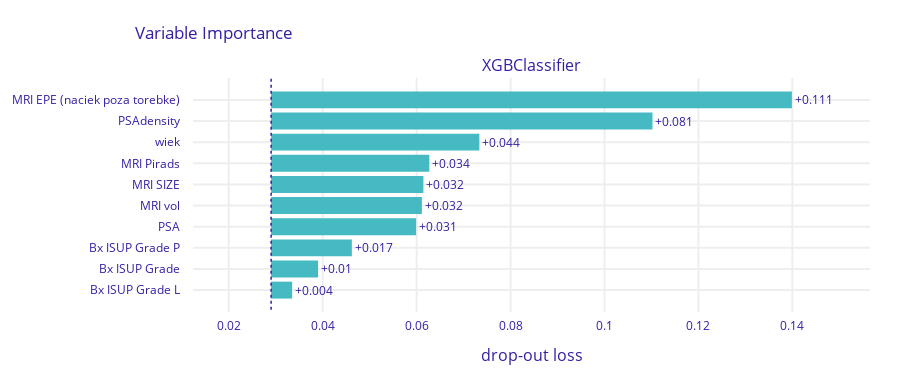

The notebook cell saved with this chart:
### Code cell
numerical_cols = ['wiek', 'PSA', 'PSAdensity', 'MRI vol', 'MRI SIZE']
categorical_cols = ['MRI EPE (naciek poza torebke)', 'MRI Pirads', 'MRI EPE L', 'MRI EPE P', 'MRI SVI (pecherzyki)', 'MRI SVI L', 'MRI SVI P','Bx ISUP Grade P', 'Bx ISUP Grade L', 'Bx ISUP Grade']

X = df[numerical_cols + categorical_cols]
y = df['EPE micro']
hyperparams = {'colsample_bytree': 1.0, 'gamma': 0.1, 'learning_rate': 0.05, 'max_depth': 3, 'n_estimators': 200, 'subsample': 0.8}

model = XGBClassifier(random_state=2, **hyperparams)

y_true, y_pred, y_pred_probs, false_positive_rate, true_positive_rate, total_roc_auc, trained_model = train_and_evaluate_model(model, X, y, numerical_cols, categorical_cols, n_folds=5)
plot_roc(false_positive_rate, true_positive_rate, total_roc_auc)
plot_confusion_matrix(y_true, y_pred)
plot_feature_importances(trained_model, X, y)
plot_discrimination_threshold(model, X, y)

### Figure 1 — Plotly figure (JSON) as saved in the notebook; plotly's stock layout.template omitted (floating-point values rounded to 4 significant figures)
{"data": [{"base": 0.02902, "hoverinfo": "text", "hoverlabel": {"bgcolor": "rgba(0,0,0,0.8)"}, "hovertext": ["Model: XGBClassifier loss after<br>variable: MRI EPE (naciek poza torebke) is permuted: 0.14<br>Drop-out loss change: +0.111", "Model: XGBClassifier loss after<br>variable: PSAdensity is permuted: 0.11<br>Drop-out loss change: +0.081", "Model: XGBClassifier loss after<br>variable: wiek is permuted: 0.073<br>Drop-out loss change: +0.044", "Model: XGBClassifier loss after<br>variable: MRI Pirads is permuted: 0.063<br>Drop-out loss change: +0.034", "Model: XGBClassifier loss after<br>variable: MRI SIZE is permuted: 0.061<br>Drop-out loss change: +0.032", "Model: XGBClassifier loss after<br>variable: MRI vol is permuted: 0.061<br>Drop-out loss change: +0.032", "Model: XGBClassifier loss after<br>variable: PSA is permuted: 0.06<br>Drop-out loss change: +0.031", "Model: XGBClassifier loss after<br>variable: Bx ISUP Grade P is permuted: 0.046<br>Drop-out loss change: +0.017", "Model: XGBClassifier loss after<br>variable: Bx ISUP Grade is permuted: 0.039<br>Drop-out loss change: +0.01", "Model: XGBClassifier loss after<br>variable: Bx ISUP Grade L is permuted: 0.033<br>Drop-out loss change: +0.004"], "marker": {"color": "#46bac2"}, "orientation": "h", "showlegend": false, "text": ["+0.111", "+0.081", "+0.044", "+0.034", "+0.032", "+0.032", "+0.031", "+0.017", "+0.01", "+0.004"], "textposition": "outside", "type": "bar", "x": [0.1109, 0.08119, 0.04434, 0.03368, 0.03242, 0.0321, 0.03087, 0.01719, 0.009997, 0.004478], "xaxis": "x", "y": ["MRI EPE (naciek poza torebke)", "PSAdensity", "wiek", "MRI Pirads", "MRI SIZE", "MRI vol", "PSA", "Bx ISUP Grade P", "Bx ISUP Grade", "Bx ISUP Grade L"], "yaxis": "y"}], "layout": {"annotations": [{"font": {"size": 16}, "showarrow": false, "text": "XGBClassifier", "x": 0.5, "xanchor": "center", "xref": "paper", "y": 1, "yanchor": "bottom", "yref": "paper"}, {"font": {"size": 16}, "showarrow": false, "text": "drop-out loss", "x": 0.5, "xanchor": "center", "xref": "paper", "y": 0, "yanchor": "top", "yref": "paper", "yshift": -30}], "font": {"color": "#371ea3"}, "height": 383, "margin": {"b": 71, "r": 30, "t": 78}, "shapes": [{"line": {"color": "#371ea3", "dash": "dot", "width": 1.5}, "type": "line", "x0": 0.02902, "x1": 0.02902, "xref": "x", "y0": -1, "y1": 10, "yref": "y"}], "title": {"text": "Variable Importance", "x": 0.15}, "xaxis": {"anchor": "y", "automargin": true, "domain": [0, 1], "fixedrange": true, "gridwidth": 2, "range": [0.01239, 0.1565], "tickcolor": "white", "ticklen": 3, "ticks": "outside", "type": "linear", "zeroline": false}, "yaxis": {"anchor": "x", "automargin": true, "autorange": "reversed", "domain": [0, 1], "fixedrange": true, "gridwidth": 2, "tickcolor": "white", "ticklen": 10, "ticks": "outside", "type": "category"}}}
